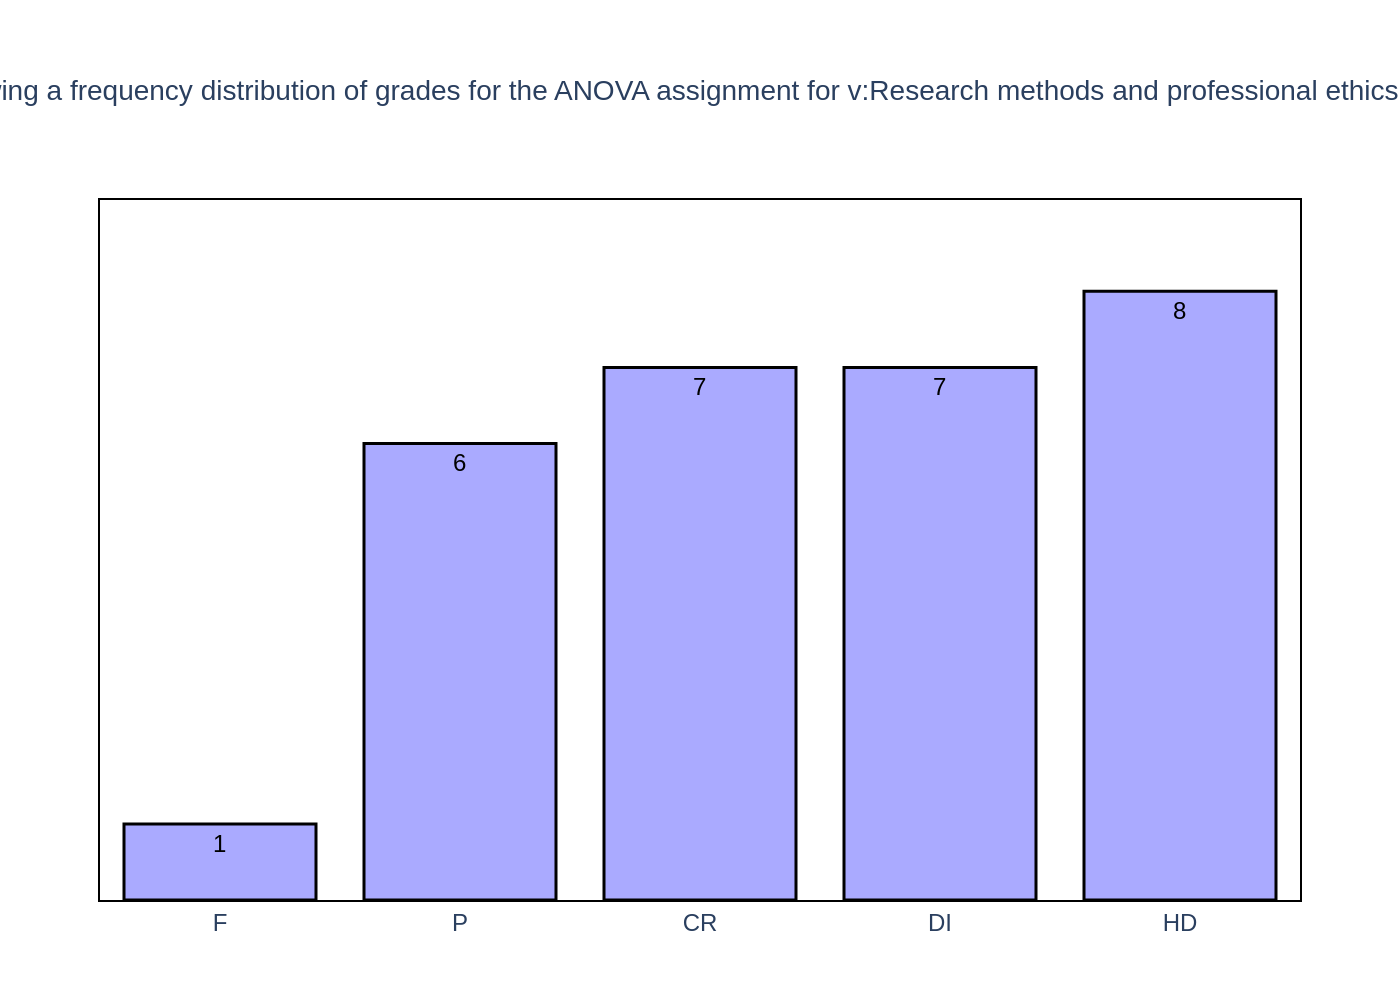

The script that drew this image:
import sys
import json
import plotly.graph_objects as go
from pathlib import Path

# Check if a command-line argument is provided
if len(sys.argv) != 2:
    print("Usage: python generate_chart.py <path_to_json_file>")
    sys.exit(1)

# Get the JSON file path from the command-line argument
json_file_path = Path(sys.argv[1])

# Check if the JSON file exists
if not json_file_path.is_file():
    print(f"Error: JSON file not found at '{json_file_path}'")
    sys.exit(1)

# Read the JSON data from the file
with open(json_file_path, 'r', encoding='utf-8') as f:
    chart_data = json.load(f)

# Extract data and texts from the JSON structure
data = chart_data['chart_data']
texts = chart_data['texts']
colors = chart_data['colors']

# Prepare data for Plotly
categories = [item['category'] for item in data]
values = [item['value'] for item in data]

# Create the figure
fig = go.Figure()

# Add the bar trace
fig.add_trace(go.Bar(
    x=categories,
    y=values,
    marker=dict(
        color=colors[0],
        line=dict(
            color='black',
            width=1.5
        )
    ),
    text=values,
    textposition='auto',
    textfont=dict(
        family="Arial",
        size=12,
        color='black'
    ),
    hoverinfo='none' # Hides hover labels as they are not in the original
))

# Combine title and subtitle if available
title_text = texts['title']
if texts['subtitle']:
    title_text += f"<br><sup>{texts['subtitle']}</sup>"

# Update layout
fig.update_layout(
    title=dict(
        text=title_text,
        x=0.5,
        font=dict(size=14)
    ),
    xaxis=dict(
        title_text=texts['x_axis_title'],
        showline=True,
        linewidth=1,
        linecolor='black',
        mirror=True,
        showgrid=False,
        tickfont=dict(size=12)
    ),
    yaxis=dict(
        title_text=texts['y_axis_title'],
        showline=True,
        linewidth=1,
        linecolor='black',
        mirror=True,
        showgrid=False,
        showticklabels=False, # Y-axis labels are not visible in the original
        range=[0, max(values) * 1.15] # Add padding for text on top
    ),
    font=dict(
        family="Arial",
        size=12
    ),
    plot_bgcolor='white',
    showlegend=False,
    margin=dict(t=100, b=50, l=50, r=50) # Adjust top margin for the long title
)

# Set up the source/note as an annotation if it exists
if texts['source']:
    fig.add_annotation(
        text=texts['source'],
        align='left',
        showarrow=False,
        xref='paper',
        yref='paper',
        x=0,
        y=-0.15, # Position below the x-axis
        xanchor='left',
        yanchor='top'
    )

# Define the output filename based on the input JSON file's name
output_filename = json_file_path.stem + '.png'

# Write the image file
fig.write_image(output_filename, scale=2)

print(f"Chart saved as {output_filename}")
